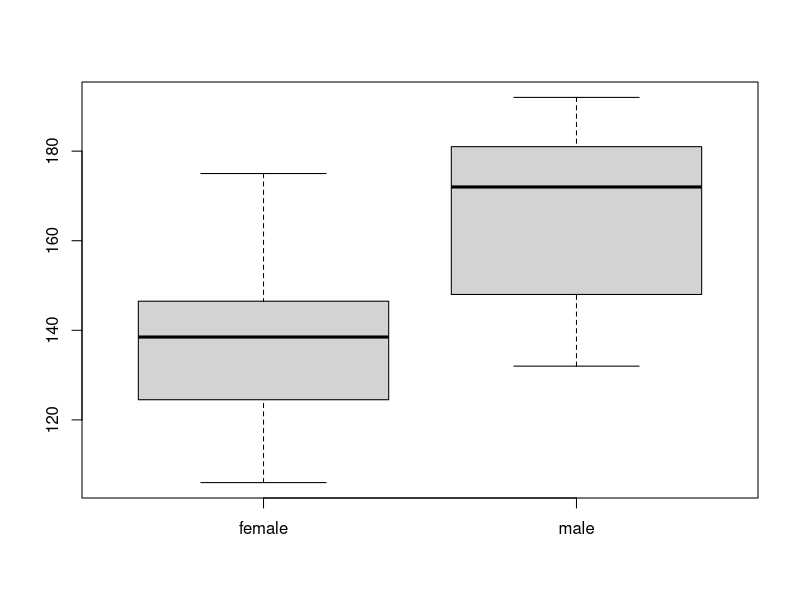
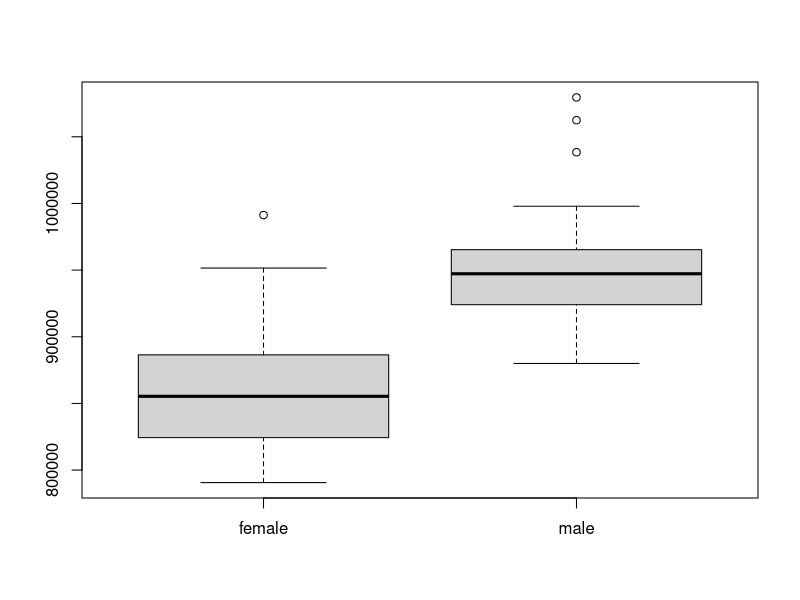
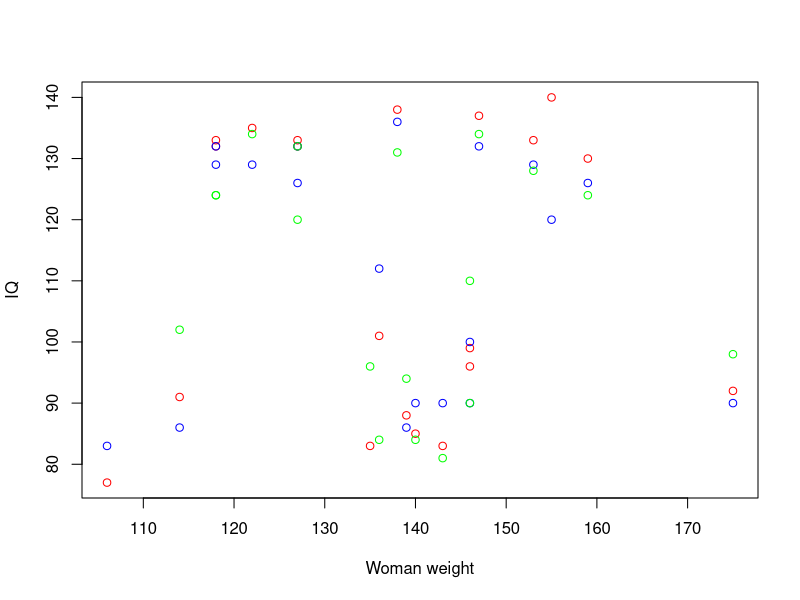

Write R code to recreate these figures, in order.
## ---- chunk 1
data = read.table("data/brain.txt", header = T)
head(data)
## ---- chunk 2
women = data[which(data$Gender == 'Female'),]
men = data[which(data$Gender == 'Male'), ]
boxplot(women$Weight, men$Weight, names = c("female", "male"))
## ---- chunk 3
boxplot(women$MRI_Count, men$MRI_Count, names = c("female", "male"))
## ---- chunk 4
plot(women$Weight, women$FSIQ, col = "red", xlab = "Woman weight", ylab = "IQ")
points(women$Weight, women$VIQ, col = "blue")
points(women$Weight, women$PIQ, col = "green")
